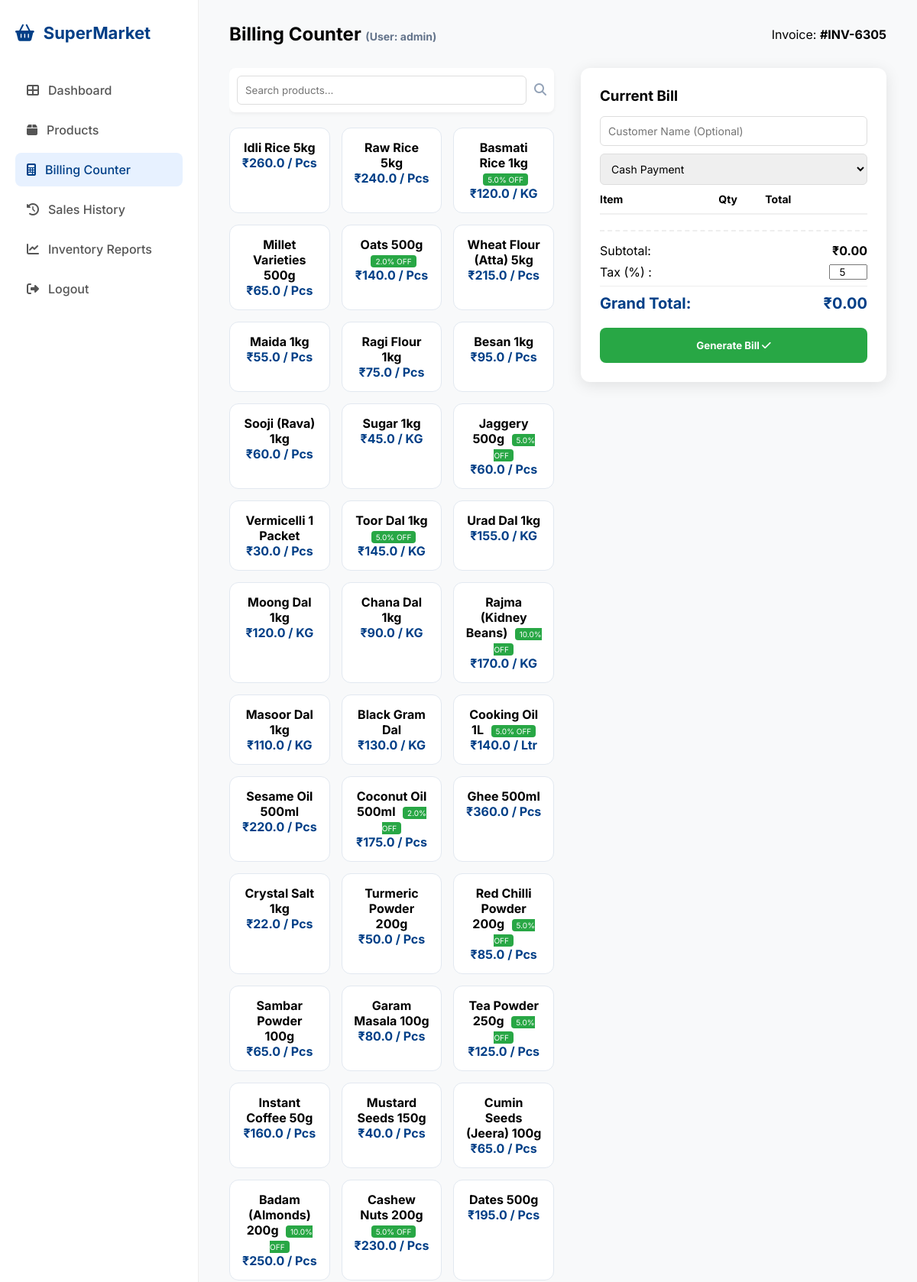
/billing (signed in, upper part), run on the app's committed database.
### tables this page shows
CREATE TABLE products (
            id INTEGER PRIMARY KEY AUTOINCREMENT,
            name TEXT NOT NULL, 
            category TEXT NOT NULL,
            unit TEXT NOT NULL DEFAULT 'Pcs',
            purchase_price REAL NOT NULL DEFAULT 0, -- NEW: Price at which store buys
            price REAL NOT NULL,                    -- Selling Price
            stock REAL NOT NULL,
            supplier TEXT,                         -- NEW: Supplier name
            discount REAL DEFAULT 0                -- NEW: Default discount %
        );

### app.py (the view)
@app.route('/billing')
def billing():
    if 'user' not in session: return redirect(url_for('login'))
    conn = get_db_connection()
    db_products = conn.execute('SELECT * FROM products').fetchall()
    conn.close()
    return render_template('billing.html', products=db_products)

### app.py (called while the page is built)
def get_db_connection():
    conn = sqlite3.connect('supermarket.db')
    conn.row_factory = sqlite3.Row
    return conn

### templates/billing.html (shortened to what this page needs)
<!DOCTYPE html>
<html lang="en">
<head>
    <link rel="stylesheet" href="https://cdnjs.cloudflare.com/ajax/libs/font-awesome/6.4.0/css/all.min.css">
    <link rel="stylesheet" href="{{ url_for('static', filename='style.css') }}">
</head>
<body class="dashboard-page">
    <div class="dashboard-wrapper">
        <aside class="sidebar">
            <div class="sidebar-brand"><i class="fas fa-shopping-basket"></i><span>SuperMarket</span></div>
            <nav class="nav-links">
                {% if session['role'] == 'Admin' %}<a href="/dashboard" class="nav-item"><i class="fas fa-th-large"></i> Dashboard</a>{% endif %}
                <a href="/products" class="nav-item"><i class="fas fa-box"></i> Products</a>
                <a href="/billing" class="nav-item active"><i class="fas fa-calculator"></i> Billing Counter</a>
                {% if session['role'] == 'Admin' %}
                <a href="/history" class="nav-item"><i class="fas fa-history"></i> Sales History</a>
                <a href="/reports" class="nav-item"><i class="fas fa-chart-line"></i> Inventory Reports</a>
                {% endif %}
            </nav>
            <div class="sidebar-footer"><a href="/logout" class="nav-item"><i class="fas fa-sign-out-alt"></i> Logout</a></div>
        </aside>
        <main class="main-content">
            <header class="top-header">
                <h2>Billing Counter <small style="font-size: 14px; color: #64748b;">(User: {{ session['user'] }})</small></h2>
                <span>Invoice: <strong id="current-invoice-no">#INV-{{ range(1000, 9999) | random }}</strong></span>
            </header>
            <div class="billing-container">
                <div class="selection-area">
                    <div class="search-section">
                        <input type="text" id="billingSearch" placeholder="Search products..." onkeyup="filterCards()">
                        <i class="fas fa-search" style="color: #94a3b8; padding-top: 10px;"></i>
                    </div>
                    <div class="quick-products-grid">
                        {% for item in products %}
                        <div class="p-card" onclick="addToBill('{{ item['name'] }}', {{ item['price'] }}, '{{ item['unit'] }}', {{ item['discount'] }})">
                            <p><strong>{{ item['name'] }}</strong> {% if item['discount'] > 0 %}<span class="discount-badge">{{ item['discount'] }}% OFF</span>{% endif %}</p>
                            <span style="color: #003f87; font-weight: bold;">₹{{ item['price'] }} / {{ item['unit'] }}</span>
                        </div>
                        {% endfor %}
                    </div>
                </div>
                <div class="bill-card">
                    <h3>Current Bill</h3>
                    <div class="customer-section" style="margin-top: 15px;">
                        <input type="text" id="cust-name" class="customer-input" placeholder="Customer Name (Optional)">
                        <select id="pay-mode" class="customer-input">
                            <option value="Cash">Cash Payment</option>
                        </select>
                    </div>
                    <table class="bill-table">
                        <thead><tr><th>Item</th><th style="text-align: center;">Qty</th><th>Total</th><th></th></tr></thead>
                    </table>
                    <div class="bill-summary">
                        <div class="summary-row"><span>Subtotal:</span> <strong id="subtotal">₹0.00</strong></div>
                        <div class="summary-row"><span>Tax (%) :</span> <input type="number" id="tax-rate" value="5" onchange="updateBillUI()" style="width: 50px; text-align: center;"></div>
                        <div class="summary-row grand-total"><span>Grand Total:</span> <strong id="grand-total">₹0.00</strong></div>
                    </div>
                    <div class="bill-actions">
                        <button id="gen-btn" class="btn-complete" onclick="generateBill()">Generate Bill <i class="fas fa-check"></i></button>
                    </div>
                </div>
            </div>
        </main>
    </div>
</body>
</html>

### static/style.css (style rules this page uses)
:root { --primary: #003f87; --bg: #fbf9f8; --white: #ffffff; --text: #1b1c1c; --text-muted: #64748b; --border: #e2e8f0; }
* { margin: 0; padding: 0; box-sizing: border-box; font-family: 'Inter', sans-serif; }
.dashboard-wrapper { display: flex; height: 100vh; overflow: hidden; background-color: #f8f9fa; }
.sidebar { width: 260px; background: white; border-right: 1px solid #eee; display: flex; flex-direction: column; padding: 30px 20px; height: 100vh; }
.sidebar-brand { display: flex; align-items: center; gap: 12px; font-size: 22px; font-weight: 700; color: #003f87; margin-bottom: 40px; }
.nav-item { display: flex; align-items: center; gap: 12px; padding: 12px 15px; color: #555; text-decoration: none; margin-bottom: 8px; border-radius: 8px; font-weight: 500; }
.nav-item.active { background: #e7f1ff; color: #003f87; }
.main-content { flex: 1; padding: 30px 40px; overflow-y: auto; height: 100vh; }
.top-header { display: flex; justify-content: space-between; align-items: center; margin-bottom: 30px; }
.billing-container { display: grid; grid-template-columns: 1fr 400px; gap: 25px; margin-top: 20px; align-items: start; }
.selection-area { max-height: calc(100vh - 180px); overflow-y: auto; padding-right: 10px; }
.search-section { display: flex; gap: 10px; background: white; padding: 10px; border-radius: 8px; box-shadow: 0 2px 5px rgba(0,0,0,0.05); margin-bottom: 20px; }
.search-section input { flex: 1; border: 1px solid #ddd; padding: 10px; border-radius: 6px; outline: none; }
.quick-products-grid { display: grid; grid-template-columns: repeat(auto-fill, minmax(130px, 1fr)); gap: 15px; }
.p-card { background: white; padding: 15px; border-radius: 12px; text-align: center; cursor: pointer; border: 1px solid #e2e8f0; transition: 0.3s; }
.bill-card { background: white; padding: 25px; border-radius: 12px; box-shadow: 0 4px 20px rgba(0,0,0,0.1); max-height: calc(100vh - 100px); overflow-y: auto; }
.bill-table { width: 100%; border-collapse: collapse; }
.bill-table th { text-align: left; border-bottom: 2px solid #f0f0f0; padding-bottom: 10px; font-size: 14px; }
.bill-summary { margin-top: 20px; padding-top: 15px; border-top: 2px dashed #eee; }
.summary-row { display: flex; justify-content: space-between; margin-bottom: 8px; }
.grand-total { font-size: 20px; color: #003f87; font-weight: 700; border-top: 1px solid #eee; padding-top: 10px; }
.bill-actions { display: grid; gap: 10px; margin-top: 20px; }
.btn-complete { background: #28a745; color: white; border: none; padding: 15px; border-radius: 8px; font-weight: 700; cursor: pointer; }

### templates/billing.html (style rules this page uses)
.customer-input { width: 100%; padding: 10px; border: 1px solid #ddd; border-radius: 6px; margin-bottom: 10px; font-size: 14px; }
.discount-badge { background: #28a745; color: white; padding: 2px 6px; border-radius: 4px; font-size: 10px; margin-left: 5px; }

### data on the page
products: name "Idli Rice 5kg", price "260.0", unit "Pcs"
products: name "Raw Rice 5kg", price "240.0", unit "Pcs"
products: name "Basmati Rice 1kg", discount "5.0", price "120.0", unit "KG"
products: name "Millet Varieties 500g", price "65.0", unit "Pcs"
products: name "Oats 500g", discount "2.0", price "140.0", unit "Pcs"
products: name "Wheat Flour (Atta) 5kg", price "215.0", unit "Pcs"
products: name "Maida 1kg", price "55.0", unit "Pcs"
products: name "Ragi Flour 1kg", price "75.0", unit "Pcs"
products: name "Besan 1kg", price "95.0", unit "Pcs"
products: name "Sooji (Rava) 1kg", price "60.0", unit "Pcs"
products: name "Sugar 1kg", price "45.0", unit "KG"
products: name "Jaggery 500g", discount "5.0", price "60.0", unit "Pcs"
products: name "Vermicelli 1 Packet", price "30.0", unit "Pcs"
products: name "Toor Dal 1kg", discount "5.0", price "145.0", unit "KG"
products: name "Urad Dal 1kg", price "155.0", unit "KG"
products: name "Moong Dal 1kg", price "120.0", unit "KG"
products: name "Chana Dal 1kg", price "90.0", unit "KG"
products: name "Rajma (Kidney Beans)", discount "10.0", price "170.0", unit "KG"
products: name "Masoor Dal 1kg", price "110.0", unit "KG"
products: name "Black Gram Dal", price "130.0", unit "KG"
products: name "Cooking Oil 1L", discount "5.0", price "140.0", unit "Ltr"
products: name "Sesame Oil 500ml", price "220.0", unit "Pcs"
products: name "Coconut Oil 500ml", discount "2.0", price "175.0", unit "Pcs"
products: name "Ghee 500ml", price "360.0", unit "Pcs"
products: name "Crystal Salt 1kg", price "22.0", unit "Pcs"
products: name "Turmeric Powder 200g", price "50.0", unit "Pcs"
products: name "Red Chilli Powder 200g", discount "5.0", price "85.0", unit "Pcs"
products: name "Sambar Powder 100g", price "65.0", unit "Pcs"
products: name "Garam Masala 100g", price "80.0", unit "Pcs"
products: name "Tea Powder 250g", discount "5.0", price "125.0", unit "Pcs"
products: name "Instant Coffee 50g", price "160.0", unit "Pcs"
products: name "Mustard Seeds 150g", price "40.0", unit "Pcs"
products: name "Cumin Seeds (Jeera) 100g", price "65.0", unit "Pcs"
products: name "Badam (Almonds) 200g", discount "10.0", price "250.0", unit "Pcs"
products: name "Cashew Nuts 200g", discount "5.0", price "230.0", unit "Pcs"
products: name "Dates 500g", price "195.0", unit "Pcs"

### other printed values
{{ session['user'] }} "admin"
